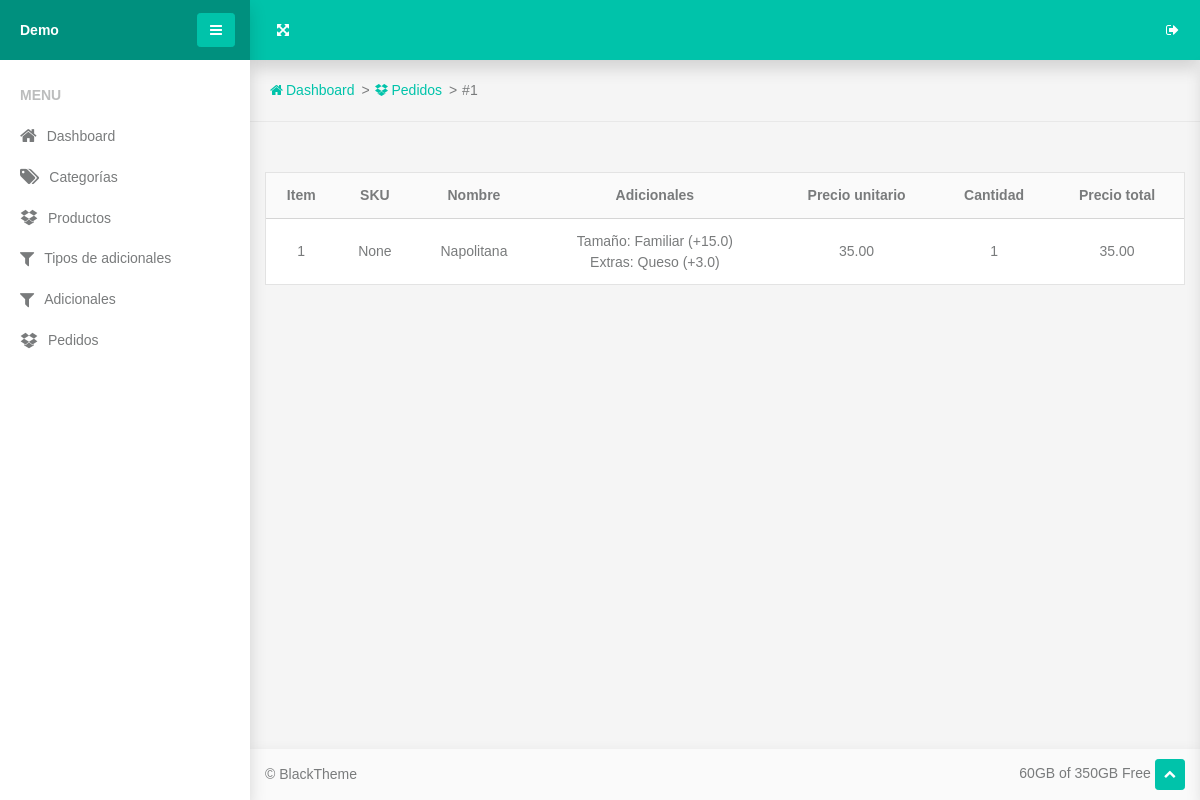
The app's page /orders/1/ with its own data.
### www/order/models.py (models this page shows, shortened)
class Order(models.Model):
    states = [('pr', 'Procesando'), ('co', 'Completado'), ('ca', 'Cancelado')]
    date = models.DateTimeField(auto_now_add=True)
    state = models.CharField(max_length=2, choices=states, default='pr')
    name = models.CharField(max_length=100)
    phone = models.CharField(max_length=20)
    address = models.CharField(max_length=100)
    interior = models.CharField(max_length=10, blank=True, null=True)
    notes = models.TextField(max_length=300, blank=True, null=True)
    total = models.DecimalField(decimal_places=2, max_digits=7)

class OrderItem(models.Model):
    order = models.ForeignKey(Order, on_delete=models.CASCADE, related_name='order_items')
    sku = models.CharField(max_length=100, blank=True, null=True)
    name = models.CharField(max_length=100)
    price = models.DecimalField(decimal_places=2, max_digits=7)
    total_price = models.DecimalField(decimal_places=2, max_digits=7)
    quantity = models.IntegerField()

class OrderItemChoice(models.Model):
    order_item = models.ForeignKey(OrderItem, on_delete=models.CASCADE, related_name='order_item_choices')
    name = models.CharField(max_length=100)
    price = models.DecimalField(blank=True, null=True, decimal_places=2, max_digits=7)

### www/views.py (the view)
# urls.py: path('orders/<int:id>/', views.order_detail, name='order-detail'),
def order_detail(req, id):
    order = models.Order.objects.get(pk=id)
    context = {
        'order': order,
    }
    return render(req, 'www/orders/order_detail.html', context)

### www/templates/www/orders/order_detail.html
{% extends "base.html" %}
{% load static %}
{% block content %}
<section class="topbar">
  <ul class="breadcrumbs">
    <li class="breadcrumbs-item">
      <a class="breadcrumbs-link" href="{% url 'home' %}"><span class="breadcrumbs-icon fa-home"></span><span>Dashboard</span></a>
    </li>
    <li class="breadcrumbs-item">
      <a class="breadcrumbs-link" href="{% url 'orders' %}"><span class="breadcrumbs-icon fa-dropbox"></span><span>Pedidos</span></a>
    </li>
    <li class="breadcrumbs-item">#{{order.id}}</li>
  </ul>
</section>
<section class="section-sm">
  <div class="container-fluid">
    <div class="panel panel-nav">
      <div class="panel-body p-0">
        <div class="table-responsive">
          <table class="table table-borderless table-vertical-align">
            <thead class="text-center">
              <tr class="border-bottom bg-lighter">
                <th>Item</th>
                <th>SKU</th>
                <th>Nombre</th>
                <th>Adicionales</th>
                <th>Precio unitario</th>
                <th>Cantidad</th>
                <th>Precio total</th>
              </tr>
            </thead>
            <tbody>
              {% for order_item in order.order_items.all %}
                <tr class="text-center">
                  <td>{{forloop.counter}}</td>
                  <td>{{order_item.sku}}</td>
                  <td>{{order_item.name}}</td>
                  <td>
                    <p>
                      {% for item_choice in order_item.order_item_choices.all %}
                        {{item_choice.name}} {% if not forloop.last  %}
                          <br>
                        {% endif %}
                      {% endfor %}
                    </p>
                  </td>
                  <td>{{order_item.price}}</td>
                  <td>{{order_item.quantity}}</td>
                  <td>{{order_item.price}}</td>
                </tr>
              {% endfor %}
            </tbody>
          </table>
        </div>
      </div>
    </div>
  </div>
</section>
{% endblock content %}

### www/static/www/components/breadcrumbs/breadcrumbs.css (style rules this page uses)
.breadcrumbs { display: flex; flex-wrap: wrap; padding: 0 1.25rem; list-style: none; }
.breadcrumbs-item { flex-shrink: 0; }
.breadcrumbs-item:not(:first-child) { position: relative; padding-left: 20px; }
.breadcrumbs-item:not(:first-child)::before { content: '>'; position: absolute; left: 0.4375rem; }
.breadcrumbs-icon { margin-right: 0.1875rem; }

### www/static/www/components/panel/panel.css (style rules this page uses)
.panel { position: relative; display: flex; flex-direction: column; min-width: 0; word-wrap: break-word; background-color: #fff; background-clip: border-box; }
.panel-body { flex: 1 1 auto; padding: 1.25rem; border: 1px solid #e3e3e3; }
@media (min-width: 1200px) { .panel-body, .panel-menu, .panel-footer { padding: 1.125rem; } }

### www/static/www/components/section/section.css (style rules this page uses)
.section-sm, .section-md, .section-lg { padding: 50px 0; }

### www/static/www/components/table/table.css (style rules this page uses)
.table { width: 100%; margin-bottom: 1rem; color: #797b7c; }
.table th, .table td { padding: 0.75rem; vertical-align: top; border-top: 1px solid #d5d5d5; }
.table thead th { vertical-align: bottom; border-bottom: 2px solid #d5d5d5; }
.table-borderless th, .table-borderless td, .table-borderless thead th, .table-borderless tbody + tbody { border: 0; }
.table-responsive { display: block; width: 100%; overflow-x: auto; -webkit-overflow-scrolling: touch; }
.table { margin-bottom: 0; }
.table-vertical-align td, .table-vertical-align th { vertical-align: middle; }

### www/static/www/components/topbar/topbar.css (style rules this page uses)
.topbar { position: relative; padding: 20px 0; border-bottom: 1px solid #e8e8e8; }

### records on screen
Order: id "1"
OrderItem: sku "None", name "Napolitana", price "35.00", quantity "1"
OrderItemChoice: name "Tamaño: Familiar (+15.0)"
OrderItemChoice: name "Extras: Queso (+3.0)"
